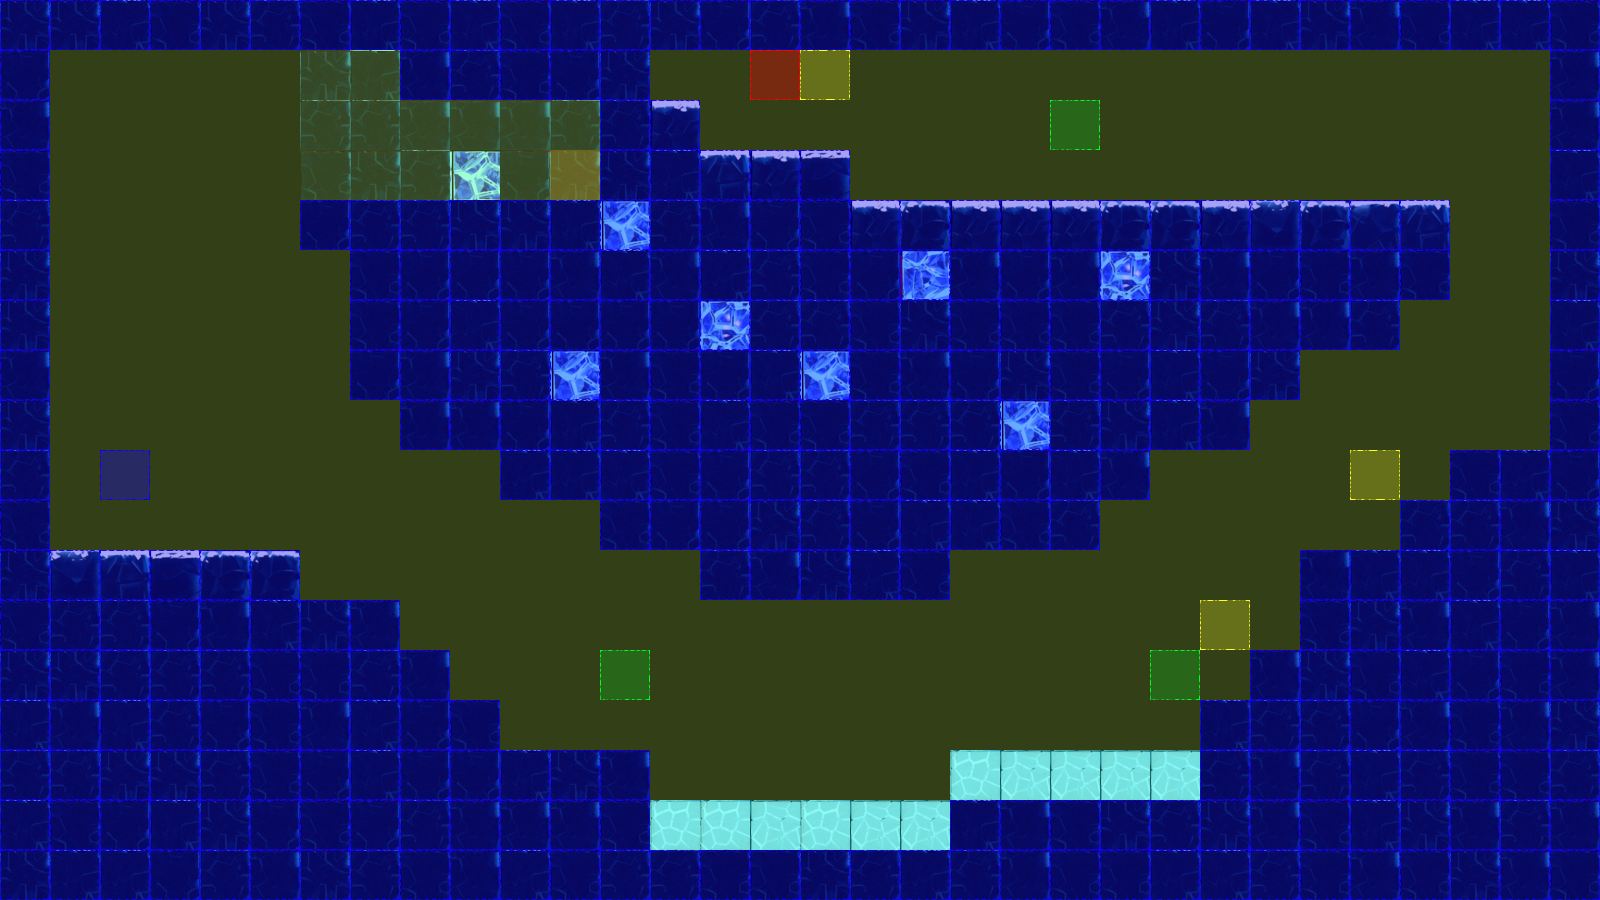

A level layout from a 2D game, rendered from its tile map. Below: a short description, then the map file with tile-grid data replaced by summaries:
An orthogonal 32x18 tile map with 50x50 px tiles, 3 tile layers (terrain, collision, event), 2 tilesets.

<map version="1.0" orientation="orthogonal" renderorder="left-up" width="32" height="18" tilewidth="50" tileheight="50" nextobjectid="3">
 <tileset firstgid="1" name="frozenPlainsTile" tilewidth="50" tileheight="50" tilecount="50" columns="10">
  <image source="tiles/iceTile.png" width="500" height="251" />
 </tileset>
 <tileset firstgid="51" name="collisionTile" tilewidth="50" tileheight="50" tilecount="12" columns="3">
  <image source="tiles/collisionTile.png" width="150" height="200" />
 </tileset>
 <layer name="terrain" width="32" height="18">
  <data>[576 cells, 363 non-empty, 17 distinct tile ids]</data>
 </layer>
 <layer name="collision" width="32" height="18">
  <data>[576 cells, 576 non-empty, 3 distinct tile ids]</data>
 </layer>
 <layer name="event" width="32" height="18">
  <data>[576 cells, 9 non-empty, 5 distinct tile ids]</data>
 </layer>
</map>
